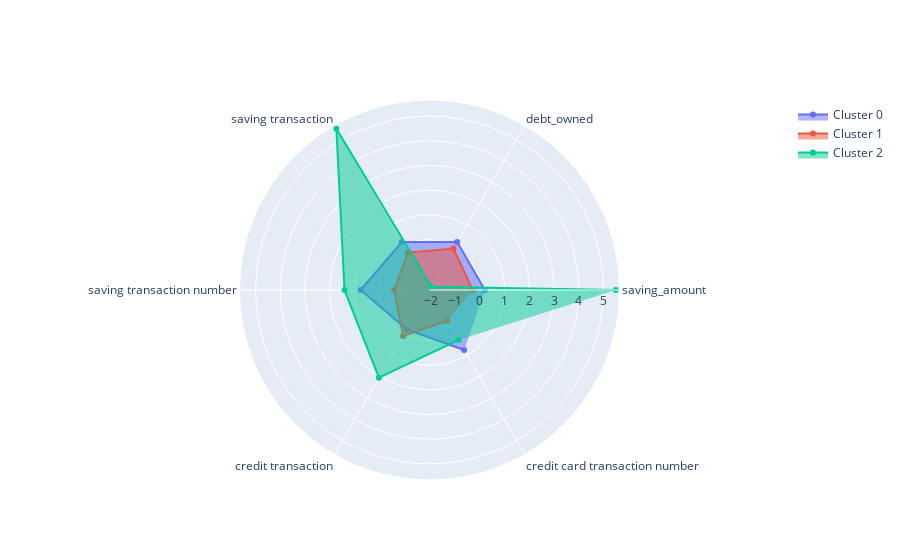

Notebook cell for this chart:
### Code cell
plot_radar(data)

### Figure 1 — Plotly figure (JSON) as saved in the notebook; plotly's stock layout.template omitted (floating-point values rounded to 4 significant figures)
{"data": [{"fill": "toself", "name": "Cluster 0", "r": [0.1995, 0.1969, 0.1996, 0.7438, -0.1979, 0.7624], "theta": ["saving_amount", "debt_owned", "saving transaction", "saving transaction number", "credit transaction", "credit card transaction number"], "type": "scatterpolar"}, {"fill": "toself", "name": "Cluster 1", "r": [-0.294, -0.106, -0.294, -0.6153, 0.1026, -0.6021], "theta": ["saving_amount", "debt_owned", "saving transaction", "saving transaction number", "credit transaction", "credit card transaction number"], "type": "scatterpolar"}, {"fill": "toself", "name": "Cluster 2", "r": [5.5, -1.892, 5.5, 1.4, 2.056, 0.2994], "theta": ["saving_amount", "debt_owned", "saving transaction", "saving transaction number", "credit transaction", "credit card transaction number"], "type": "scatterpolar"}], "layout": {}}
